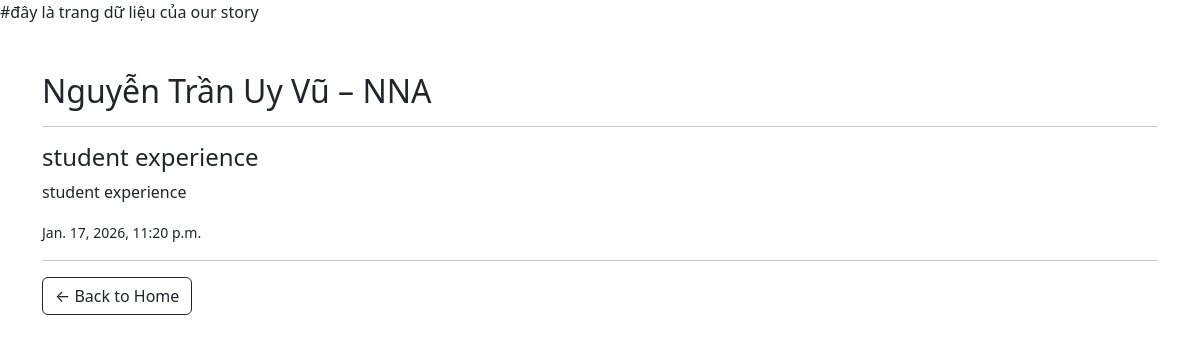
/experience/nguyen-tran-uy-vu/, run on the app's committed database.
### home/models.py (models this page shows, shortened)
class Member(models.Model):
    name = models.CharField(max_length=100)
    major = models.CharField(max_length=100)
    slug = models.SlugField(unique=True)

class Experience(models.Model):
    member = models.ForeignKey(Member, on_delete=models.CASCADE)
    title = models.CharField(max_length=200)
    content = models.TextField()
    created_at = models.DateTimeField(auto_now_add=True)

### home/views.py (the view)
# urls.py: path('experience/<slug:slug>/', views.experience_detail, name='experience'),
def experience_detail(request, slug):
    member = get_object_or_404(Member, slug=slug)
    experiences = Experience.objects.filter(member=member)
    return render(request, 'experience.html', {'member': member, 'experiences': experiences})

### templates/experience.html (shortened to what this page needs)
<!DOCTYPE html> #đây là trang dữ liệu của our story
<html>
<head>
    <link href="https://cdn.jsdelivr.net/npm/bootstrap@5.3.2/dist/css/bootstrap.min.css" rel="stylesheet">
</head>
<body>
<div class="container mt-5">
    <h2>{{ member.name }} – {{ member.major }}</h2>
    <hr>
    {% for e in experiences %}
        <h4>{{ e.title }}</h4>
        <p>{{ e.content }}</p>
        <small>{{ e.created_at }}</small>
        <hr>
    {% empty %}
        <p>No experience yet.</p>
    {% endfor %}
    <a href="/" class="btn btn-outline-dark">← Back to Home</a>
</div>
</body>
</html>

### data on the page
Member: name "Nguyễn Trần Uy Vũ", major "NNA"
Experience: title "student experience", content "student experience", created_at "Jan. 17, 2026, 11:20 p.m."
